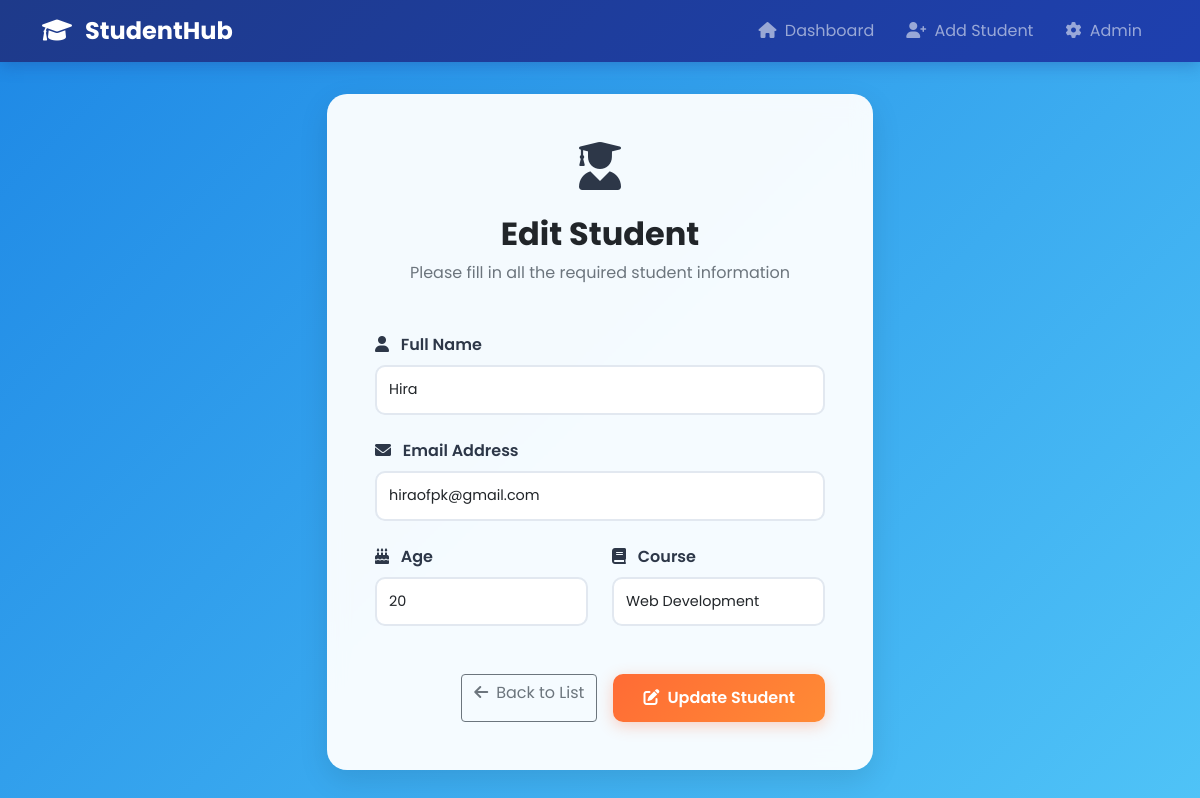
Screenshot of /students/4/edit/ with the database file from the repository.
### students/models.py (models this page shows, shortened)
class Student(models.Model):
    name = models.CharField(max_length=100)
    email = models.EmailField()
    age = models.IntegerField()
    course = models.CharField(max_length=50)
    class Meta:
        ordering = ['name']

### students/views.py (the view, shortened to what this page needs)
# urls.py: path('<int:pk>/edit/', views.StudentUpdateView.as_view(), name='student_edit'),
class StudentUpdateView(UpdateView):
    model = Student
    form_class = StudentForm
    template_name = 'students/student_form.html'
    success_url = reverse_lazy('student_list')
    def get_context_data(self, **kwargs):
        context = super().get_context_data(**kwargs)
        context['title'] = 'Edit Student'
        context['button_text'] = 'Update Student'
        context['button_icon'] = 'edit'
        return context

### students/forms.py
class StudentForm(forms.ModelForm):
    class Meta:
        model = Student
        fields = ['name', 'email', 'age', 'course']
        widgets = {
            'name': forms.TextInput(attrs={
                'class': 'form-control',
                'placeholder': 'Enter full name'
            }),
            'email': forms.EmailInput(attrs={
                'class': 'form-control',
                'placeholder': 'Enter email address'
            }),
            'age': forms.NumberInput(attrs={
                'class': 'form-control',
                'placeholder': 'Enter age'
            }),
            'course': forms.TextInput(attrs={
                'class': 'form-control',
                'placeholder': 'Enter course name'
            }),
        }
        labels = {
            'name': 'Full Name',
            'email': 'Email Address',
            'age': 'Age',
            'course': 'Course',
        }

### templates/students/student_form.html (shortened to what this page needs)
{% extends 'students/base.html' %}
{% block content %}
<div class="row justify-content-center">
    <div class="col-lg-6">
        <div class="main-container">
            <div class="p-4 p-md-5">
                <div class="text-center mb-5 slide-in">
                    <div class="header-icon mb-4">
                        <i class="fas fa-user-graduate fa-3x text-primary-orange"></i>
                    </div>
                    <h2 class="fw-bold text-dark">{{ title }}</h2>
                    <p class="text-muted">Please fill in all the required student information</p>
                </div>
                <form method="post" class="fade-in">
                    <div class="row">
                        <div class="col-12 mb-4">
                            <label for="{{ form.name.id_for_label }}" class="form-label">
                                <i class="fas fa-user me-2 text-primary-orange"></i>
                                {{ form.name.label }}
                            </label>
                            {{ form.name }}
                        </div>
                        <div class="col-12 mb-4">
                            <label for="{{ form.email.id_for_label }}" class="form-label">
                                <i class="fas fa-envelope me-2 text-primary-orange"></i>
                                {{ form.email.label }}
                            </label>
                            {{ form.email }}
                        </div>
                        <div class="col-md-6 mb-4">
                            <label for="{{ form.age.id_for_label }}" class="form-label">
                                <i class="fas fa-birthday-cake me-2 text-primary-orange"></i>
                                {{ form.age.label }}
                            </label>
                            {{ form.age }}
                        </div>
                        <div class="col-md-6 mb-4">
                            <label for="{{ form.course.id_for_label }}" class="form-label">
                                <i class="fas fa-book me-2 text-primary-orange"></i>
                                {{ form.course.label }}
                            </label>
                            {{ form.course }}
                        </div>
                    </div>
                    <div class="d-grid gap-2 d-md-flex justify-content-md-end mt-4">
                        <a href="{% url 'student_list' %}" class="btn btn-outline-secondary me-md-2">
                            <i class="fas fa-arrow-left me-2"></i>Back to List
                        </a>
                        <button type="submit" class="btn btn-primary-custom">
                            <i class="fas fa-{{ button_icon }} me-2"></i>{{ button_text }}
                        </button>
                    </div>
                </form>
            </div>
        </div>
    </div>
</div>
{% endblock %}

### templates/students/base.html (style rules this page uses)
:root { --primary-orange: #FF6B35; --secondary-blue: #1E88E5; --accent-sky: #4FC3F7; --light-bg: #F8F9FA; --dark-text: #2D3748; --light-text: #FFFFFF; --success: #28A745; --warning: #FFC107; --danger: #DC3545; }
* { font-family: 'Poppins', sans-serif; }
body { background: linear-gradient(135deg, var(--secondary-blue) 0%, var(--accent-sky) 100%); min-height: 100vh; color: var(--dark-text); }
.main-container { background: rgba(255, 255, 255, 0.95); border-radius: 20px; box-shadow: 0 10px 30px rgba(0, 0, 0, 0.1); margin: 2rem auto; overflow: hidden; backdrop-filter: blur(10px); }
.btn-primary-custom { background: linear-gradient(135deg, var(--primary-orange), #FF8B35); border: none; border-radius: 10px; padding: 12px 30px; font-weight: 600; color: white; transition: all 0.3s ease; box-shadow: 0 4px 15px rgba(255, 107, 53, 0.3); }
.form-control { border-radius: 10px; border: 2px solid #E2E8F0; padding: 12px; transition: all 0.3s ease; font-size: 0.9rem; }
.form-label { font-weight: 600; color: var(--dark-text); margin-bottom: 0.5rem; }
.fade-in { animation: fadeIn 0.6s ease-in; }
.slide-in { animation: slideIn 0.6s ease-out; }

### templates/students/student_form.html (style rules this page uses)
.header-icon { animation: bounce 2s infinite; }

### rows the page displays
Student: name "Hira", email "hiraofpk@gmail.com", age "20", course "Web Development"

### other values shown
{{ title }} "Edit Student"
{{ button_text }} "Update Student"
